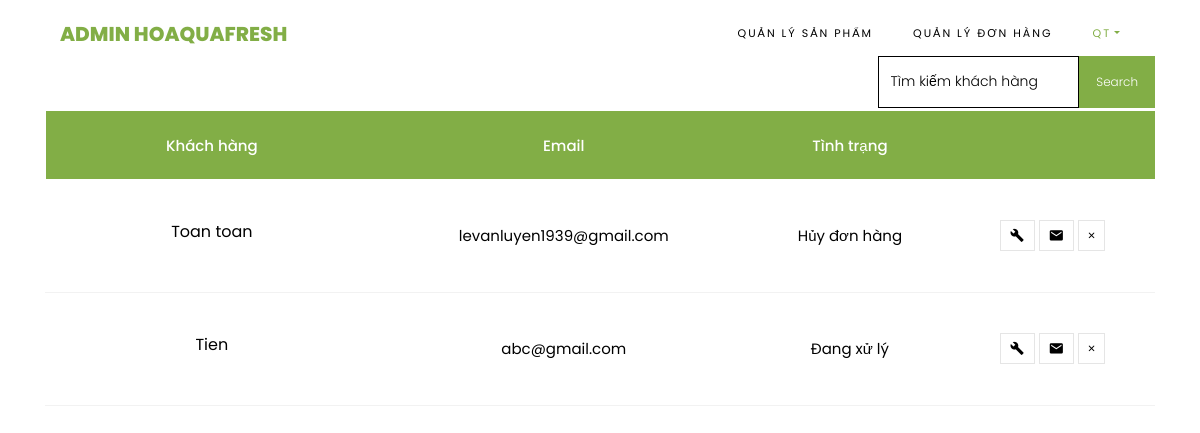
The app's page /admin.php?ctrller=order (signed in) with its own data.
### tables this page shows
CREATE TABLE `customer` (
  `id` int(100) NOT NULL,
  `name` varchar(255) NOT NULL,
  `address` varchar(255) NOT NULL,
  `city` varchar(25) NOT NULL,
  `zip` int(50) NOT NULL,
  `phone` int(20) NOT NULL,
  `email` varchar(60) NOT NULL,
  `time` datetime NOT NULL,
  `status` int(1) NOT NULL DEFAULT 0
);

### model/database.php (called while the page is built, shortened)
<?php
    class DATABASE
    {
        private $host = 'localhost';
        private $dbname = 'hoaqua';
        private $username = 'root';
        private $password = '';
        private $options =array(PDO::MYSQL_ATTR_INIT_COMMAND => "SET NAMES utf8");
        private $sql="";
        private $DBH="";
        function __construct()
        {
            $this->DBH = new PDO('mysql:host='.$this->host.';dbname='.$this->dbname,$this->username,$this->password,$this->options);
        }
        function SetQuery($_sql)
        {
            $this->sql=$_sql;
        }
        function ThucHienTruyVan()
        {
            $result=$this->DBH->query($this->sql);
            return $result;
        }
    }
?>

### model/customer.php (called while the page is built, shortened)
<?php
    include_once('database.php');
    class CUSTOMER extends DATABASE
    {
        function getAllcustomer()
        {
            $this->result=$this->ThucHienTruyVan();
            return $this->result;
        }
    }
    ?>

### view/admin/order/order.php (the view)
<div style="margin-bottom: 5px;height: 38px;">
          <div class="col-md-3 d-flex align-items-center" style="height: 28px;float: right;padding:0">
<form action="admin.php?ctrller=order&act=search" method="post"  class="subscribe-form">
                <div class="form-group d-flex">
              <input type='text' class="form-control" name="search" placeholder="Tìm kiếm khách hàng" style="border: solid 1px;border-radius:0px">
              <input type="submit" value="Search" class="submit px-3">
</div>
              </form>
</div></div>
<table class="table">
    <thead class="thead-primary">
        <tr class="text-center">
        <th>Khách hàng</th>
        <th>Email</th>
        <th>Tình trạng</th>
        <th>&nbsp;</th>
        </tr>
    </thead>
    <tbody>
    <?php
    foreach ($cus as $sp) {
        $status="";
        if($sp['status']==0){$status="Đang xử lý";}
        elseif($sp['status']==1){$status="Thành công";}
        else{$status="Hủy đơn hàng";}
        echo'<tr class="text-center">
        <td class="product-name">
            <h3>'.$sp['name'].'</h3>
        </td>
        <td class="price">'.$sp['email'].'</td>
        <td class="price">'.$status.'</td>
        <td class="product-remove"><a href="admin.php?ctrller=order&act=detail&id='.$sp['id'].'"><span class="ion-md-build"></span></a>
        <a href="admin.php?ctrller=order&act=sendmail&id='.$sp['id'].'&mail='.$sp['email'].'&stat='.$sp['status'].'"><span class="ion-md-mail"></span></a>
        <a href="admin.php?ctrller=order&act=del&id='.$sp['id'].'"><span class="ion-ios-close"></span></a></td>
    </tr>';
    }
    ?>
    </tbody>
    </table>

### records on screen
customer: name "Toan toan", email "levanluyen1939@gmail.com", status "Hủy đơn hàng"
customer: name "Tien", email "abc@gmail.com", status "Đang xử lý"

### other values on screen
$_SESSION["admin"] "QT"
